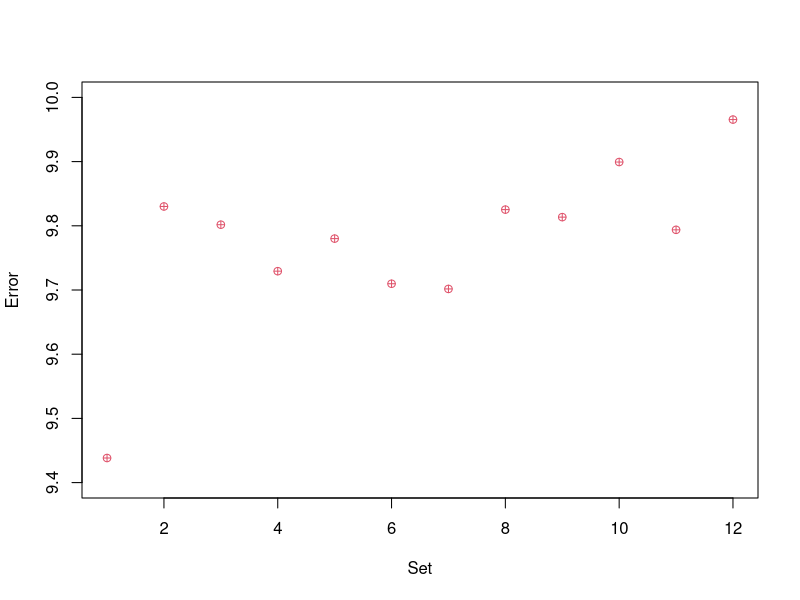

Write R code to recreate this figure.
## ---- chunk 1
#Reference 1https://www.r-bloggers.com/2013/02/pid-control-r/" for the PID design 
## ---- chunk 2
setwd("C:/Book/Chapter5/Examples")
data <-read.csv(file="Ex5.1.csv",head=TRUE,sep=",")
data
plot(data$Set, data$Error, pch = 10, col = 2,xlab="Set",ylab="Error",xlim=c(1,12),ylim=c(9.4,10)) 
## ---- chunk 3
install.packages("stats")
## ---- chunk 4
setwd("C:/Book/Chapter5/Examples")
data <-read.csv(file="Ex5.1.csv",head=TRUE,sep=",")
data
b1=data$Kp;
b2=data$Ti;
b3=data$Td;
b12=data$Kp*data$Ti;
b23=data$Ti*data$Td;
b13=data$Kp*data$Td;
b11=data$Kp^2;
b22=data$Ti^2;
b33=data$Td^2;
qm <-lm(data$Error ~ b1+b2+b3+b12+b23+b13+b11+b22+b33)
summary(qm)
betas<-coefficients(qm)

library(stats)
fun=function(x)
(betas[1]+betas[2]*x[1]+betas[3]*x[2]+betas[4]*x[3]+betas[8]*x[1]^2+betas[9]*x[2]^2+betas[9]*x[3]^2) 
result <- optim(fn=fun, par = c(10,1,0.01), lower=c(9,0.8,0.01), upper=c(10,1.2,0.03), method="L-BFGS-B")
result
